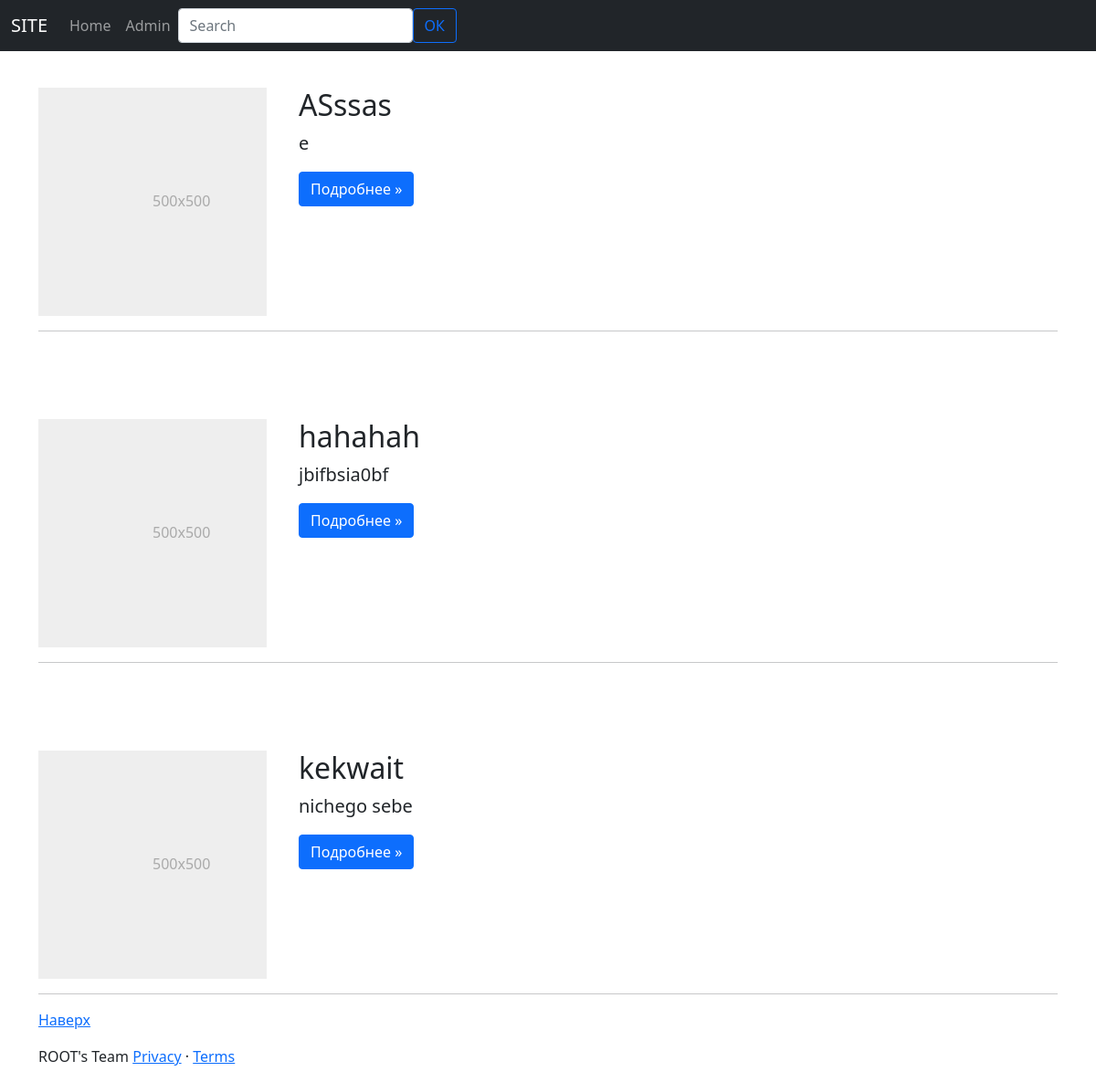
Before: /category/asd with the older database file.
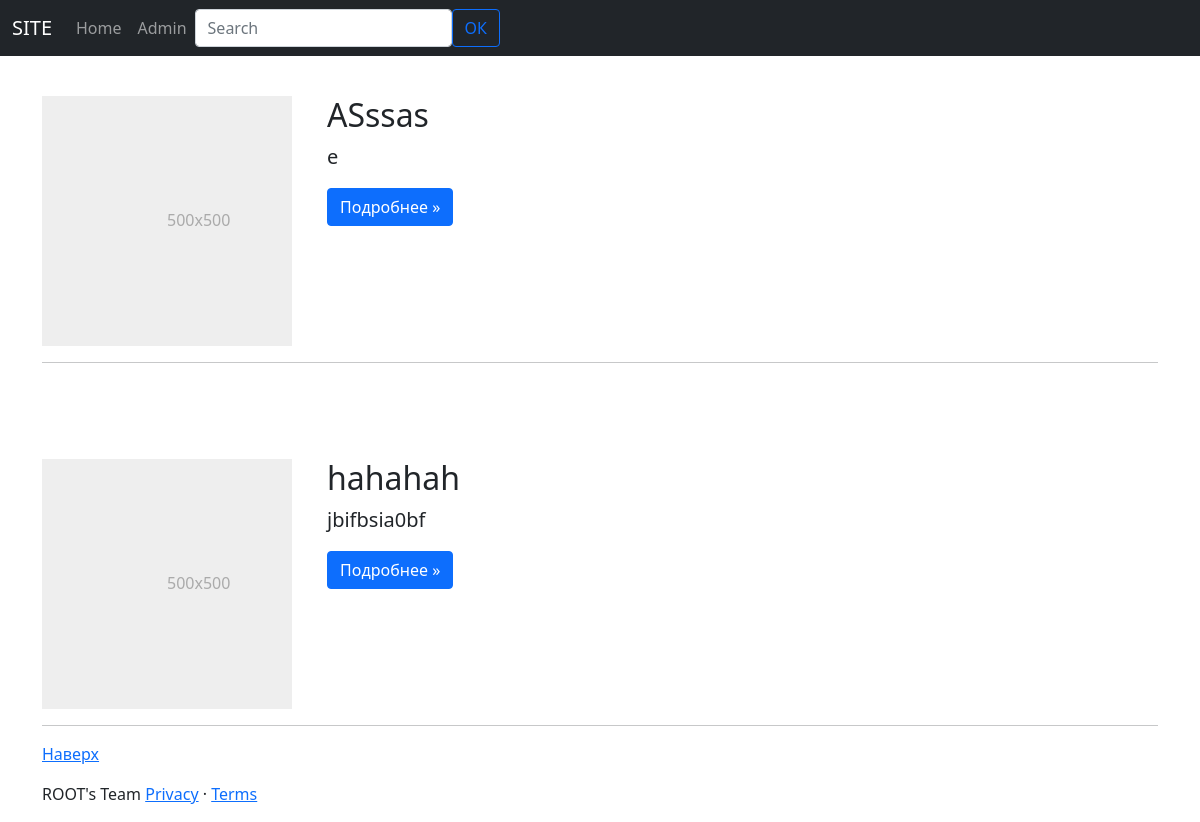
After: the same page with the newer database file.
### app.py (models this page shows, shortened)
class Product(db.Model):
    id = db.Column(db.Integer, primary_key=True)
    title = db.Column(db.String(80), default='Product №' + id)
    desc = db.Column(db.Text, default='There is no description')
    desc_opt = db.Column(db.String(250), default='There is no description')
    date = db.Column(db.DateTime, default=datetime.utcnow)
    visibility = db.Column(db.Boolean, default=True)
    price = db.Column(db.Integer, nullable=True)
    categories = db.Column(db.String(250), nullable=True)
    image = db.Column(db.String(250), nullable=True)
    author = db.Column(db.String(250), nullable=True)
    availability = db.Column(db.Integer, nullable=True)
    assignment = db.Column(db.String(250), nullable=True)
    material = db.Column(db.String(250), nullable=True)
    material_opt = db.Column(db.String(250), nullable=True)
    color = db.Column(db.String(250), nullable=True)
    color_opt = db.Column(db.String(250), nullable=True)
    size = db.Column(db.String(250), nullable=True)
    weight = db.Column(db.String(250), nullable=True)
    guarantee = db.Column(db.String(250), nullable=True)

### app.py (the view)
@app.route('/category/<category>')
def category_product(category):
    products = Product.query.all()
    sorted = []
    for product in products:
        if category == product.categories and product.visibility:
            sorted.append(product)
    return render_template("category.html", sorted=sorted)

### templates/category.html (shortened to what this page needs)
{% extends 'base.html' %}
{% block body %}
<main>
  <div class="container marketing">
{% for el in sorted %}
    <div class="row featurette mt-5 pt-5">
      <div class="col-md-3">
        {% if el.image %}
        <img src="../{{(el.image.split(' '))[0]}}" alt="" width="250" height="250">
        {% else %}
        <svg class="bd-placeholder-img bd-placeholder-img-lg featurette-image img-fluid mx-auto" width="250" height="250" xmlns="http://www.w3.org/2000/svg" aria-label="Placeholder: 500x500" preserveAspectRatio="xMidYMid slice" role="img" focusable="false"><title>Placeholder</title><rect width="100%" height="100%" fill="#eee"></rect><text x="50%" y="50%" fill="#aaa" dy=".3em">500x500</text></svg>
        {% endif %}
      </div>
      <div class="col-md-9">
        <h2 class="card-title">{{el.title}}</h2>
        <p class="lead">{{el.desc_opt}}</p>
        <p><a class="btn btn-primary" href="../product/{{el.id}}" role="button">Подробнее »</a></p>
      </div>
    </div>
    <hr class="featurette-divider">
{% endfor %}
  </div>
</main>
{% endblock %}

Changed rows visible on the page:
no longer on this page (row edited): Product: image "500x500", title "kekwait", desc_opt "nichego sebe"
